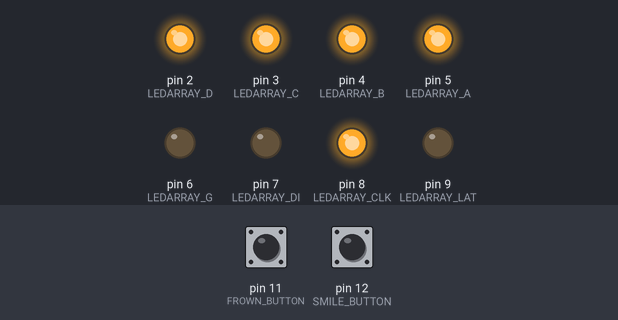
The sketch below on a simulated Arduino Uno, built with avr-gcc and run on an emulated ATmega328P. Parts: output pins drawn as LEDs (lit = HIGH). The inputs (shaded band) are chosen by the test bench; at power-on: pin 11 (FROWN_BUTTON) LOW, pin 12 (SMILE_BUTTON) LOW.

Above: at 1.2 s.
1.3 s: pin 11 (FROWN_BUTTON) pulled HIGH for 0.15 s
At 2.1 s:
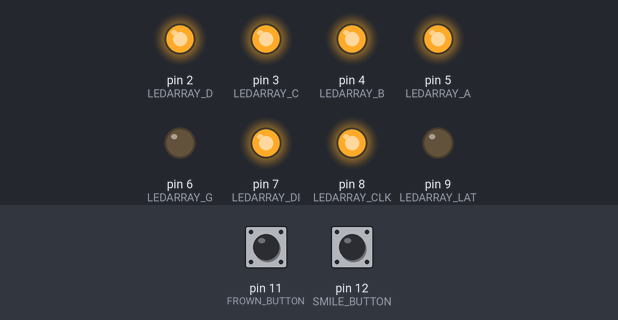
3.0 s: pin 12 (SMILE_BUTTON) pulled HIGH for 0.15 s
At 4.4 s:
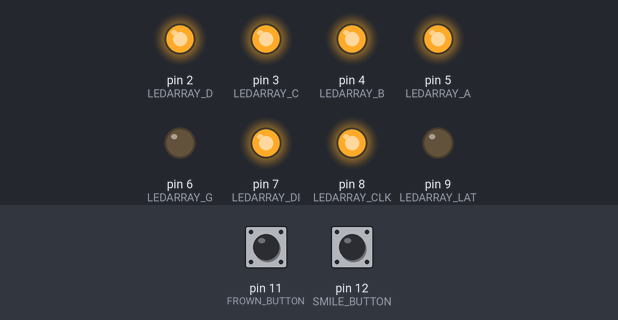
4.7 s: pin 11 (FROWN_BUTTON) pulled HIGH for 1 s
At 5.6 s:
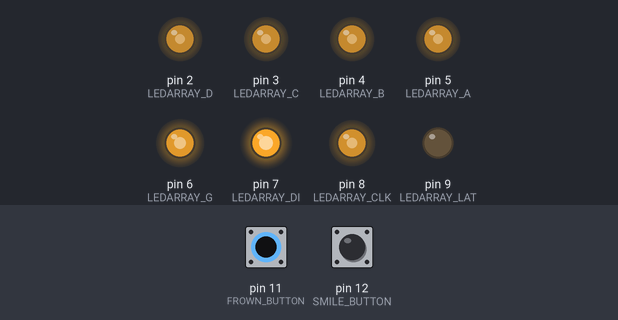
7.7 s: pin 12 (SMILE_BUTTON) pulled HIGH for 1 s
At 9.4 s:
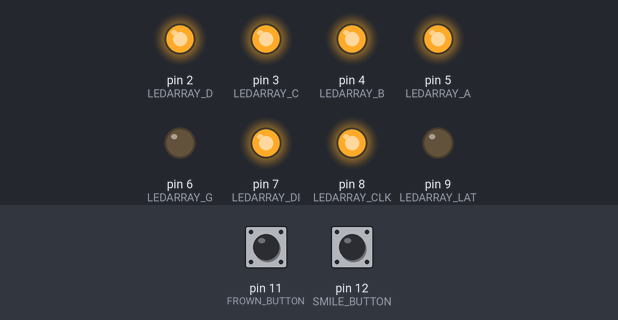
Timing chart, 0 to 10.9 s (numbered marks = the images above; inputs shaded):
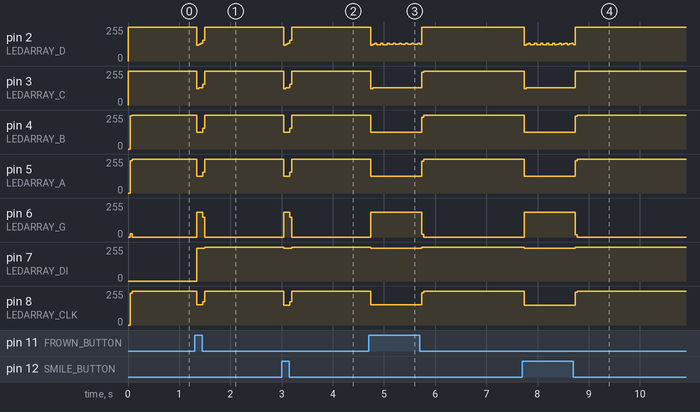

Measured:
- after the input at 1.3 s, pin 3 (LEDARRAY_C): 255/255 → 129/255 at once, → 255/255 0.12 s later; pin 4 (LEDARRAY_B): 255/255 → 127/255 at once, → 255/255 0.12 s later
- after the input at 3.0 s, pin 3 (LEDARRAY_C): 255/255 → 129/255 at once, → 255/255 0.12 s later; pin 4 (LEDARRAY_B): 255/255 → 127/255 at once, → 255/255 0.12 s later
- after the input at 4.7 s, pin 3 (LEDARRAY_C): 255/255 → 129/255 at once, → 255/255 1.0 s later; pin 4 (LEDARRAY_B): 255/255 → 127/255 at once, → 255/255 1.0 s later
- after the input at 7.7 s, pin 3 (LEDARRAY_C): 255/255 → 129/255 at once, → 255/255 1.0 s later; pin 4 (LEDARRAY_B): 255/255 → 127/255 at once, → 255/255 1.0 s later

The sketch:

button.ino
```cpp
#include <Arduino.h>

#define LEDARRAY_D 2
#define LEDARRAY_C 3
#define LEDARRAY_B 4
#define LEDARRAY_A 5
#define LEDARRAY_G 6
#define LEDARRAY_DI 7
#define LEDARRAY_CLK 8
#define LEDARRAY_LAT 9
#define SMILE_BUTTON 12
#define FROWN_BUTTON 11

#define ROWS 16
#define COLUMNS 16
#define BYTES_PER_ROW 2
#define LED_PINS 4

typedef unsigned char byte;
typedef unsigned short unit16_t;

const unit16_t initialState[ROWS] = {
    0x0000,
    0x0000,
    0x0000,
    0x0000,
    0x0000,
    0x0000,
    0x0000,
    0x0000,
    0x0000,
    0x0000,
    0x0000,
    0x0000,
    0x0000,
    0x0000,
    0x0000,
    0x0000};

const unit16_t smile[ROWS] = {
    0b1111111111111111,
    0b1111111111111111,
    0b1111111111111111,
    0b1111111111111111,
    0b1111111111111111,
    0b1111111111111111,
    0b1011111111111101,
    0b1011111111111101,
    0b1101111111111011,
    0b1110111111110111,
    0b1111000000001111,
    0b1111111111111111,
    0b1111111111111111,
    0b1111111111111111,
    0b1111111111111111,
    0b1111111111111111};

const unit16_t frown[ROWS] = {
    0b1111111111111111,
    0b1111111111111111,
    0b1111111111111111,
    0b1111111111111111,
    0b1111111111111111,
    0b1111111111111111,
    0b1111000000001111,
    0b1110111111110111,
    0b1101111111111011,
    0b1011111111111101,
    0b1011111111111101,
    0b1111111111111111,
    0b1111111111111111,
    0b1111111111111111,
    0b1111111111111111,
    0b1111111111111111};

const byte scanLines[ROWS][LED_PINS] = {
    {LOW, LOW, LOW, LOW},
    {LOW, LOW, LOW, HIGH},
    {LOW, LOW, HIGH, LOW},
    {LOW, LOW, HIGH, HIGH},
    {LOW, HIGH, LOW, LOW},
    {LOW, HIGH, LOW, HIGH},
    {LOW, HIGH, HIGH, LOW},
    {LOW, HIGH, HIGH, HIGH},
    {HIGH, LOW, LOW, LOW},
    {HIGH, LOW, LOW, HIGH},
    {HIGH, LOW, HIGH, LOW},
    {HIGH, LOW, HIGH, HIGH},
    {HIGH, HIGH, LOW, LOW},
    {HIGH, HIGH, LOW, HIGH},
    {HIGH, HIGH, HIGH, LOW},
    {HIGH, HIGH, HIGH, HIGH}};

// Arduino function that gets called at initialization
void setup()
{
    setupPins();
    writeAllRows(initialState);
}

// Arduino function that gets called repeatedly
void loop()
{
    if (HIGH == digitalRead(SMILE_BUTTON))
    {
        writeAllRows(smile);
    }
    else if (HIGH == digitalRead(FROWN_BUTTON))
    {
        writeAllRows(frown);
    }
}

void setupPins()
{
    pinMode(LEDARRAY_D, OUTPUT);
    pinMode(LEDARRAY_C, OUTPUT);
    pinMode(LEDARRAY_B, OUTPUT);
    pinMode(LEDARRAY_A, OUTPUT);
    pinMode(LEDARRAY_G, OUTPUT);
    pinMode(LEDARRAY_DI, OUTPUT);
    pinMode(LEDARRAY_CLK, OUTPUT);
    pinMode(LEDARRAY_LAT, OUTPUT);
    pinMode(SMILE_BUTTON, INPUT);
    pinMode(FROWN_BUTTON, INPUT);
}

// Each bit in leds represents 1 LED. 1 = on, 0 = off
void writeAllRows(const unit16_t leds[ROWS])
{
    for (int row = 0; row < ROWS; ++row)
    {
        digitalWrite(LEDARRAY_G, HIGH);

        writeRow(leds[row]);

        finalizeRow(row);
    }
}

void finalizeRow(int row)
{
    digitalWrite(LEDARRAY_LAT, HIGH);
    delayMicroseconds(1);

    digitalWrite(LEDARRAY_LAT, LOW);
    delayMicroseconds(1);

    scanLine(row);

    digitalWrite(LEDARRAY_G, LOW);
    delayMicroseconds(100);
}

void scanLine(int row)
{
    const byte *scanLine = scanLines[row];

    digitalWrite(LEDARRAY_D, scanLine[0]);
    digitalWrite(LEDARRAY_C, scanLine[1]);
    digitalWrite(LEDARRAY_B, scanLine[2]);
    digitalWrite(LEDARRAY_A, scanLine[3]);
}

void writeRow(const unit16_t leds)
{
    digitalWrite(LEDARRAY_LAT, LOW);
    delayMicroseconds(1);

    // Here we take the first byte and asign it to the second element in the array
    // then we take the second byte and asign it to the first element in the array.
    // We do this because the LED matrix takes the second byte first.
    byte halfRows[BYTES_PER_ROW];
    halfRows[1] = leds >> 8;
    halfRows[0] = leds;

    for (int halfRow = 0; halfRow < BYTES_PER_ROW; ++halfRow)
    {
        for (int led = 0; led < 8; ++led)
        {
            writeLed(halfRows[halfRow], led);
        }
    }
}

void writeLed(const byte halfRow, int led)
{
    digitalWrite(LEDARRAY_CLK, LOW);
    delayMicroseconds(1);

    if (halfRow & HIGH << led)
    {
        digitalWrite(LEDARRAY_DI, HIGH);
    }
    else
    {
        digitalWrite(LEDARRAY_DI, LOW);
    }

    // Prepare Matrix for next LED
    delayMicroseconds(1);
    digitalWrite(LEDARRAY_CLK, HIGH);
    delayMicroseconds(1);
}
```
